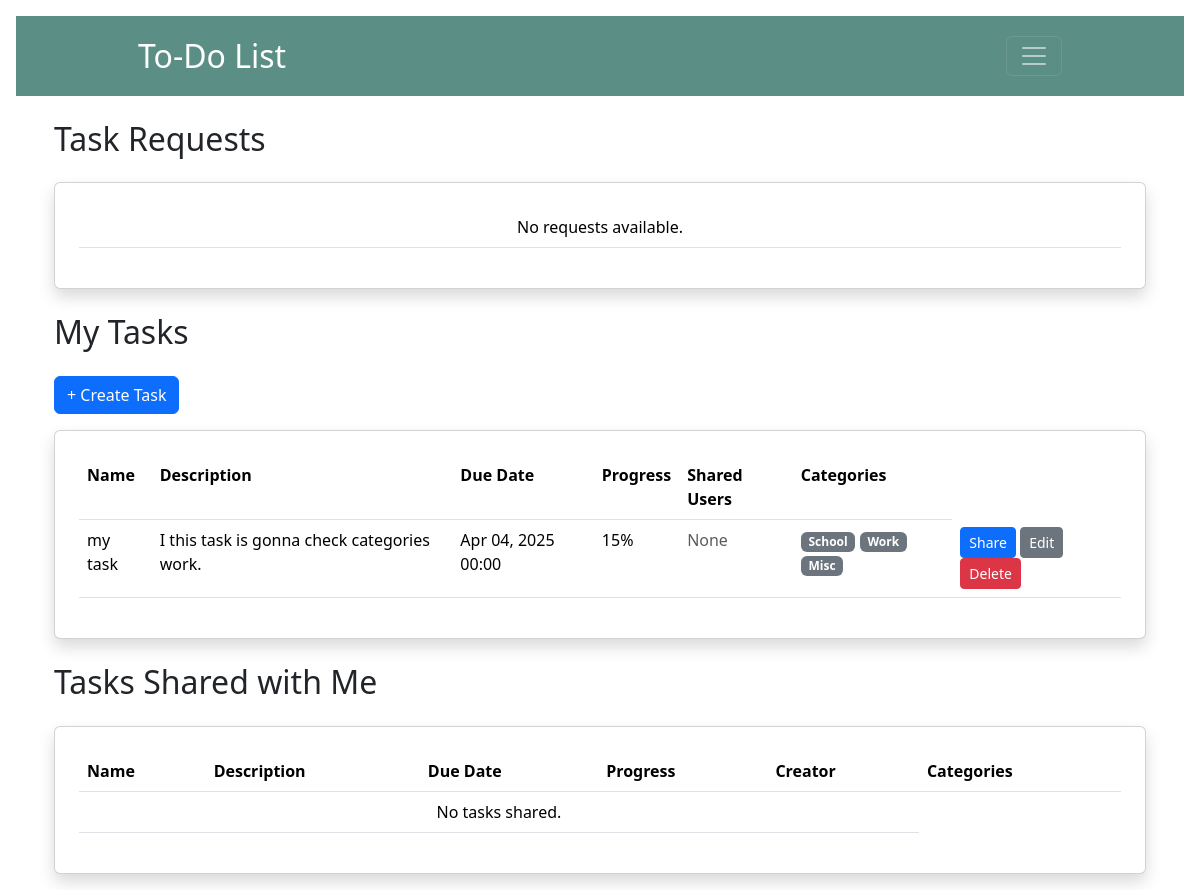
Before: /tasks/ (signed in) with the older database file.
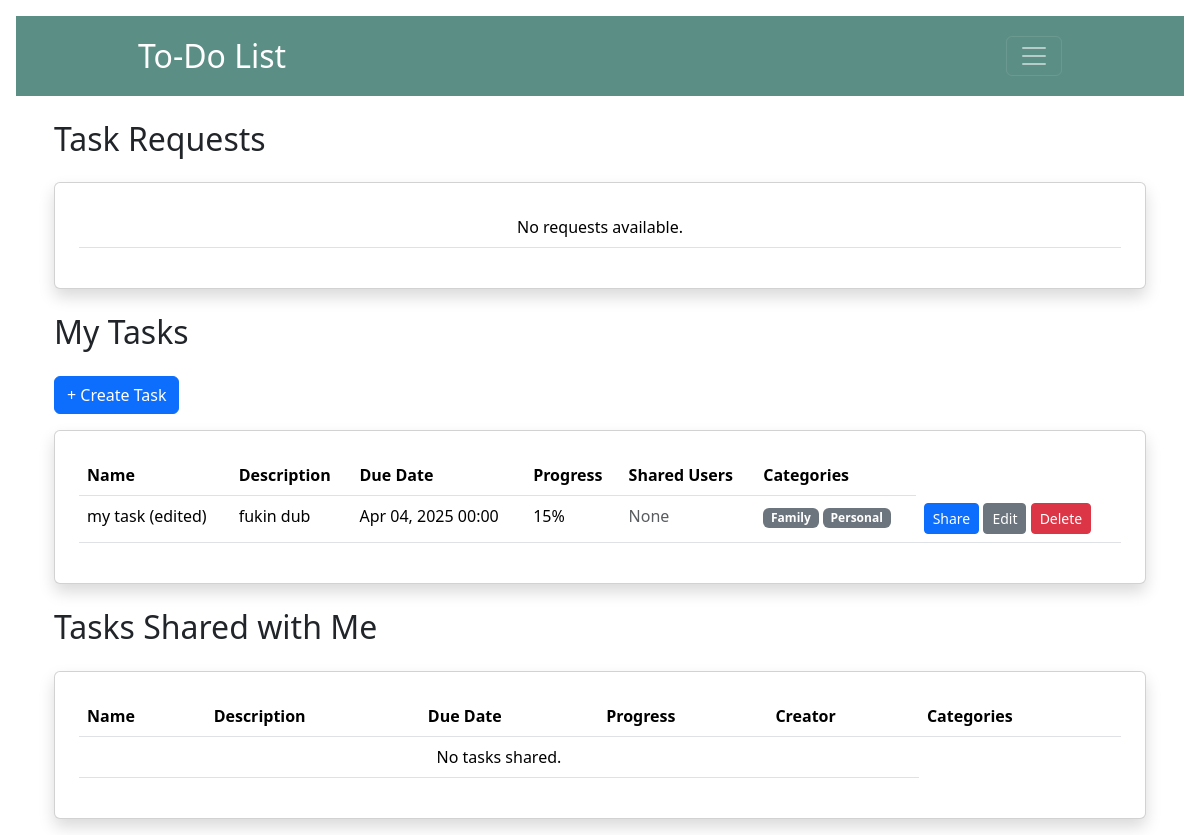
After: the same page with the newer database file.
### todoapp/models.py (models this page shows, shortened)
class Task(models.Model):
    name = models.CharField(max_length=255)
    creator = models.ForeignKey(User, on_delete=models.CASCADE)
    description = models.TextField()
    due_date = models.DateTimeField()
    progress = models.IntegerField(default=0)
    is_completed = models.BooleanField(default=False)
    categories = models.ManyToManyField(Category, related_name="tasks", blank=True)
    assigned_users = models.ManyToManyField(User, related_name="assigned_tasks")
    notifications_enabled = models.BooleanField(default=False)

class Category(models.Model):
    name = models.CharField(max_length=50)

### todoapp/views.py (the view)
# urls.py: path('tasks/', views.task_view, name='task_view'),
def task_view(request):
    tasks = Task.objects.filter(creator=request.user)
    task_requests = TaskCollabRequest.objects.filter(to_user=request.user)
    shared_tasks = Task.objects.filter(assigned_users=request.user)
    return render(request, 'task_view.html', {
	    'tasks': tasks,
	    'task_requests': task_requests,
	    'shared_tasks': shared_tasks,
	    'vapid_key': settings.VAPID_PUBLIC_KEY})

### todoapp/templates/task_view.html (shortened to what this page needs)
{% extends 'base.html' %}
{% block content %}
<div class="container mt-4">
    <h2 class="mb-4">Task Requests</h2>
    <div class="card p-4 shadow">
        <table class="table">
            <tbody>
                {% if task_requests %}
                <tr>
                    <th>Name</th>
                    <th>Description</th>
                    <th>Due Date</th>
                    <th>Progress</th>
                    <th>Creator</th>
                    <th>Actions</th>
                </tr>
                {% for request in task_requests %}
                <tr>
                    <td>{{ request.task.name }}</td>
                    <td>{{ request.task.description }}</td>
                    <td>{{ request.task.due_date|date:"M d, Y H:i" }}</td>
                    <td>{{ request.task.progress }}</td>
                    <td>Shared from user {{request.task.creator}}</td>
                    <td>
                        <form method="post" action="{% url 'accept_task' request.id %}">
                            {% csrf_token %}
                            <button class="btn btn-primary btn-sm" name="accept_request">Accept</button>
                            <button class="btn btn-danger btn-sm" name="decline_request">Decline</button>
                        </form>
                    </td>
                </tr>
                {% endfor %}
                {% else %}
                <tr>
                    <td colspan="5" class="text-center">No requests available.</td>
                </tr>
                {% endif %}
            </tbody>
        </table>
    </div>
</div>
<div class="container mt-4">
    <h2 class="mb-4">My Tasks</h2>
    <a href="{% url 'add_task' %}" class="btn btn-primary mb-3">+ Create Task</a>
    <div class="card p-4 shadow">
        <table class="table">
            <tbody>
                <tr>
                    <th>Name</th>
                    <th>Description</th>
                    <th>Due Date</th>
                    <th>Progress</th>
                    <th>Shared Users</th>
                    <th>Categories</th>
                </tr>
                {% for task in tasks %}
                <tr>
                    <td>{{ task.name }}</td>
                    <td>{{ task.description }}</td>
                    <td>{{ task.due_date|date:"M d, Y H:i" }}</td>
                    <td>{{ task.progress }}%</td>
                    <td>
                        {% for user in task.assigned_users.all %}
                            <span class="badge bg-secondary">{{ user.username }}</span>
                        {% empty %}
                            <span class="text-muted">None</span>
                        {% endfor %}
                    </td>
                    <td>
                        {% for category in task.categories.all %}
                            <span class="badge bg-secondary">{{ category.name }}</span>
                        {% empty %}
                            <span class="text-muted">None</span>
                        {% endfor %}
                    </td>
                    <td>
                        <a class="btn btn-primary btn-sm" href="{% url 'share_task' task_id=task.id %}">Share</a>
                        <a class="btn btn-secondary btn-sm" href="{% url 'edit_task' task.id %}">Edit</a>
                        <button class="btn btn-danger btn-sm" onclick="confirmDelete({{ task.id }})">Delete</button>
                    </td>
                </tr>
                {% empty %}
                <tr>
                    <td colspan="5" class="text-center">No tasks available.</td>
                </tr>
                {% endfor %}
            </tbody>
        </table>
    </div>
</div>
<div class="container mt-4">
    <h2 class="mb-4">Tasks Shared with Me</h2>
    <div class="card p-4 shadow">
        <table class="table">
                <tr>
                    <th>Name</th>
                    <th>Description</th>
                    <th>Due Date</th>
                    <th>Progress</th>
                    <th>Creator</th>
                    <th>Categories</th>
                </tr>
                {% for task in shared_tasks %}
                <tr>
                    <td>{{ task.name }}</td>
                    <td>{{ task.description }}</td>
                    <td>{{ task.due_date|date:"M d, Y H:i" }}</td>
                    <td>{{ task.progress }}%</td>
                    <td>{{ task.creator }}</td>
                    <td>
                        {% for category in task.categories.all %}
                            <span class="badge bg-secondary">{{ category.name }}</span>
                        {% empty %}
                            <span class="text-muted">None</span>
                        {% endfor %}
                    </td>
                    <td>
                        <div class="button-container">
                            <a class="btn btn-primary btn-sm" href="{% url 'share_task' task_id=task.id %}">Share</a>
                            <a href="{% url 'exit_task' task_id=task.id %}" class="btn btn-danger btn-sm">Exit</a>
                        </div>
                    </td>
                </tr>
                {% empty %}
                <tr>
                    <td colspan="5" class="text-center">No tasks shared.</td>
                </tr>
                {% endfor %}
        </table>
    </div>
</div>
{% endblock %}

### todoapp/templates/base.html (shortened to what this page needs)
<!DOCTYPE html>
<html>
    <head>
        {% load static %}
        <link href="https://cdn.jsdelivr.net/npm/bootstrap@5.3.3/dist/css/bootstrap.min.css" rel="stylesheet">
    </head>
    <body class="m-3">
        <nav class="navbar navbar-dark" style="height: 80px; background-color: #5b8e85;">
            <div class="container-fluid">
                <a class="navbar-brand" href="#" style="margin-left: 110px; font-size: 2rem;">To-Do List</a>
                <button class="navbar-toggler ms-auto" type="button" data-bs-toggle="collapse" data-bs-target="#navbarToggleExternalContent" aria-controls="navbarToggleExternalContent" aria-expanded="false" aria-label="Toggle navigation" style="margin-right: 110px;">
                    <span class="navbar-toggler-icon"></span>
                </button>
            </div>
        </nav>
        <div class="container mt-4">
            {% block content %}
            {% endblock %}
        </div>
    </body>
</html>

Changed rows visible on the page:
changed Task: loses Category (name "School"); loses Category (name "Work"); loses Category (name "Misc"); gains Category (name "Family"); gains Category (name "Personal"); name "my task" → "my task (edited)"; description "I this task is gonna check categories work." → "fukin dub"
